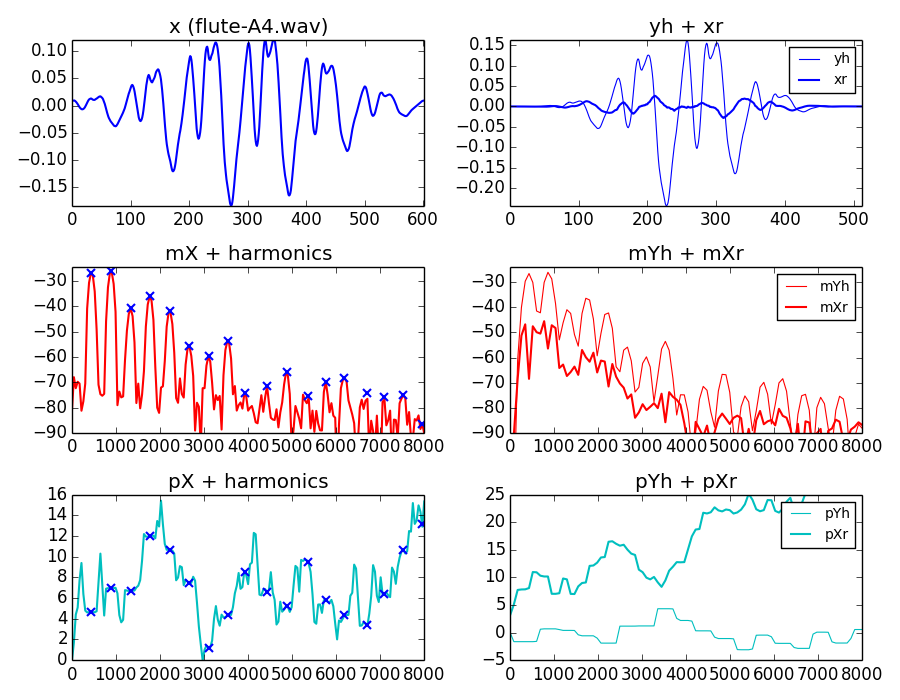

Here is the Python script that generated this plot:
import numpy as np
import matplotlib.pyplot as plt
from scipy.signal import hamming, triang, blackmanharris
import math
from scipy.fftpack import fft, ifft, fftshift
import sys, os, functools, time

sys.path.append(os.path.join(os.path.dirname(os.path.realpath(__file__)), '../../../software/models/'))
import dftModel as DFT
import utilFunctions as UF
import harmonicModel as HM

(fs, x) = UF.wavread('../../../sounds/flute-A4.wav')
pos = .8*fs
M = 601
hM1 = int(math.floor((M+1)/2)) 
hM2 = int(math.floor(M/2)) 
w = np.hamming(M)
N = 1024
t = -100
nH = 40
minf0 = 420
maxf0 = 460
f0et = 5
maxnpeaksTwm = 5
minSineDur = .1
harmDevSlope = 0.01
Ns = 512
H = Ns/4
x1 = x[pos-hM1:pos+hM2]
x2 = x[pos-Ns/2-1:pos+Ns/2-1]

mX, pX = DFT.dftAnal(x1, w, N)
ploc = UF.peakDetection(mX, N/2, t)
iploc, ipmag, ipphase = UF.peakInterp(mX, pX, ploc) 
ipfreq = fs*iploc/N
f0 = UF.f0DetectionTwm(ipfreq, ipmag, f0et, minf0, maxf0)
hfreqp = []
hfreq, hmag, hphase = UF.harmonicDetection(ipfreq, ipmag, ipphase, f0, nH, hfreqp, fs, harmDevSlope)
Yh = UF.genSpecSines(hfreq, hmag, hphase, Ns, fs) 
mYh = 20 * np.log10(abs(Yh[:Ns/2]))     
pYh = np.unwrap(np.angle(Yh[:Ns/2])) 
bh=blackmanharris(Ns)
X2 = fft(fftshift(x2*bh/sum(bh)))        
Xr = X2-Yh 
mXr = 20 * np.log10(abs(Xr[:Ns/2]))     
pXr = np.unwrap(np.angle(Xr[:Ns/2])) 
xrw = np.real(fftshift(ifft(Xr))) * H * 2
yhw = np.real(fftshift(ifft(Yh))) * H * 2

maxplotfreq = 8000.0

plt.figure(1, figsize=(9, 7))
plt.subplot(3,2,1)
plt.plot(np.arange(M), x[pos-hM1:pos+hM2]*w, lw=1.5)
plt.axis([0, M, min(x[pos-hM1:pos+hM2]*w), max(x[pos-hM1:pos+hM2]*w)])
plt.title('x (flute-A4.wav)')

plt.subplot(3,2,3)
binFreq = (fs/2.0)*np.arange(mX.size)/(mX.size) 
plt.plot(binFreq,mX,'r', lw=1.5)
plt.axis([0,maxplotfreq,-90,max(mX)+2])
plt.plot(hfreq, hmag, marker='x', color='b', linestyle='', markeredgewidth=1.5) 
plt.title('mX + harmonics') 

plt.subplot(3,2,5)
plt.plot(binFreq,pX,'c', lw=1.5)
plt.axis([0,maxplotfreq,0,16])
plt.plot(hfreq, hphase, marker='x', color='b', linestyle='', markeredgewidth=1.5)   
plt.title('pX + harmonics') 

plt.subplot(3,2,4)
binFreq = (fs/2.0)*np.arange(mXr.size)/(mXr.size) 
plt.plot(binFreq,mYh,'r', lw=.8, label='mYh')
plt.plot(binFreq,mXr,'r', lw=1.5, label='mXr')
plt.axis([0,maxplotfreq,-90,max(mYh)+2])
plt.legend(prop={'size':10})
plt.title('mYh + mXr') 

plt.subplot(3,2,6)
binFreq = (fs/2.0)*np.arange(mXr.size)/(mXr.size) 
plt.plot(binFreq,pYh,'c', lw=.8, label='pYh')
plt.plot(binFreq,pXr,'c', lw=1.5, label ='pXr')
plt.axis([0,maxplotfreq,-5,25])
plt.legend(prop={'size':10})
plt.title('pYh + pXr') 

plt.subplot(3,2,2)
plt.plot(np.arange(Ns), yhw, 'b', lw=.8, label='yh')
plt.plot(np.arange(Ns), xrw, 'b', lw=1.5, label='xr')
plt.axis([0, Ns, min(yhw), max(yhw)])
plt.legend(prop={'size':10})
plt.title('yh + xr')

plt.tight_layout()
plt.savefig('hprModelFrame.png')
plt.show()

